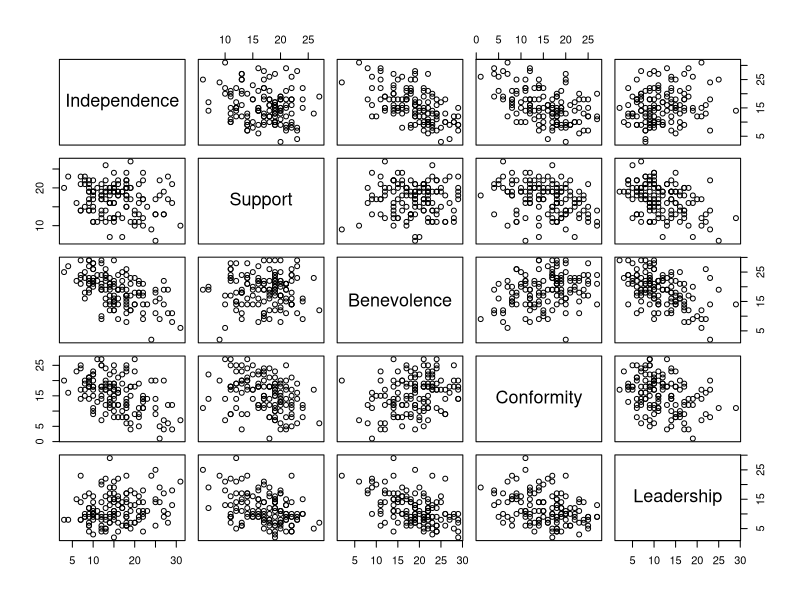
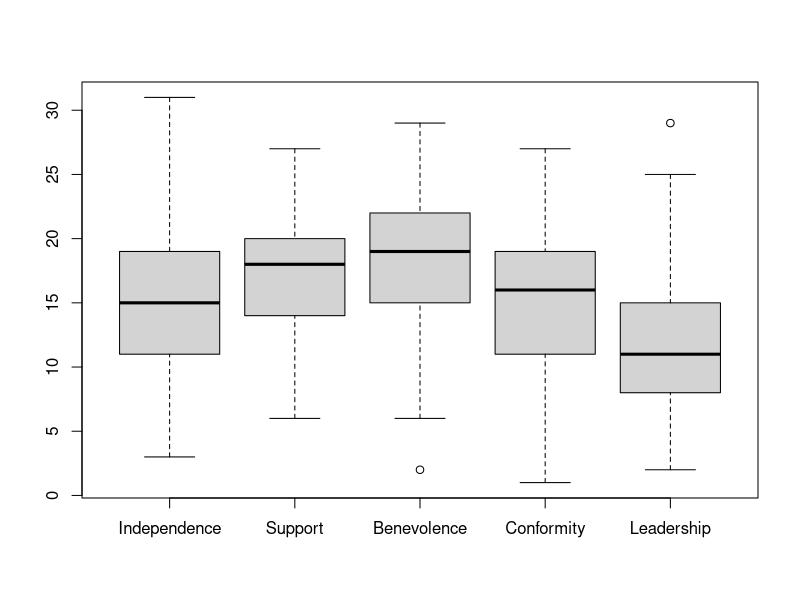
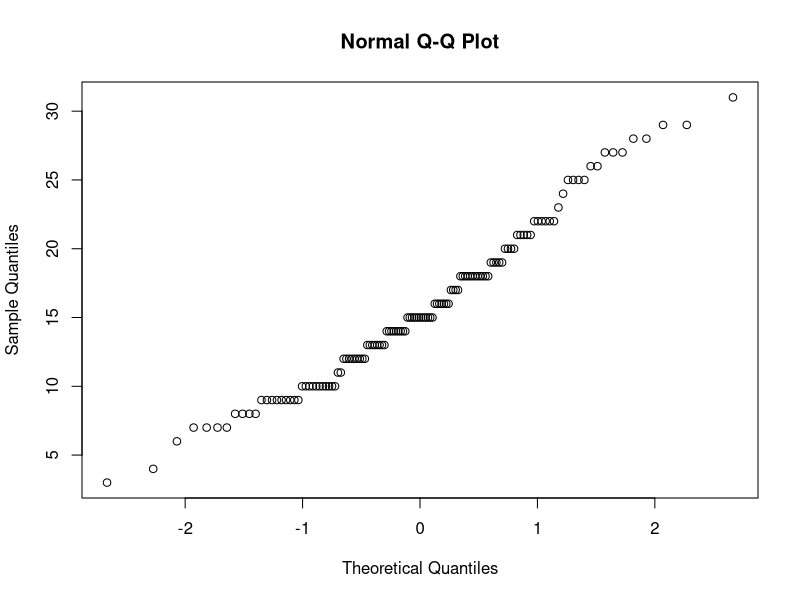
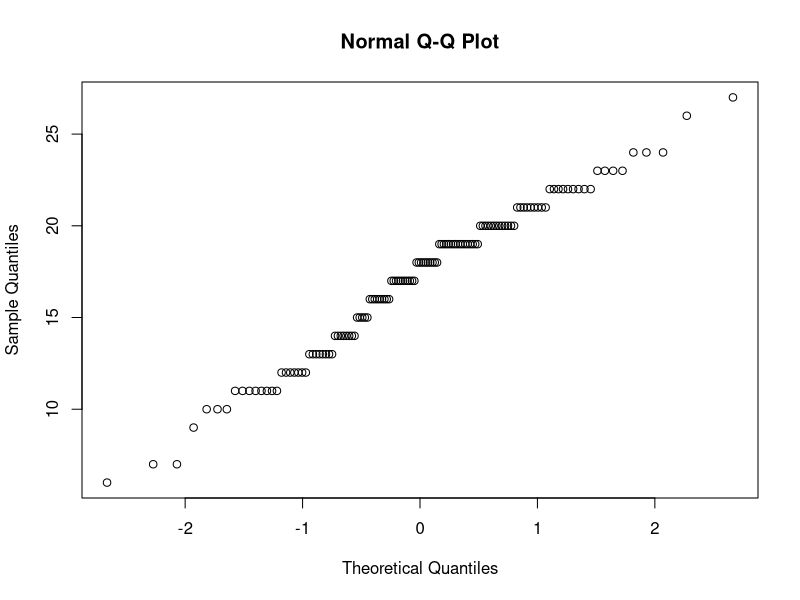
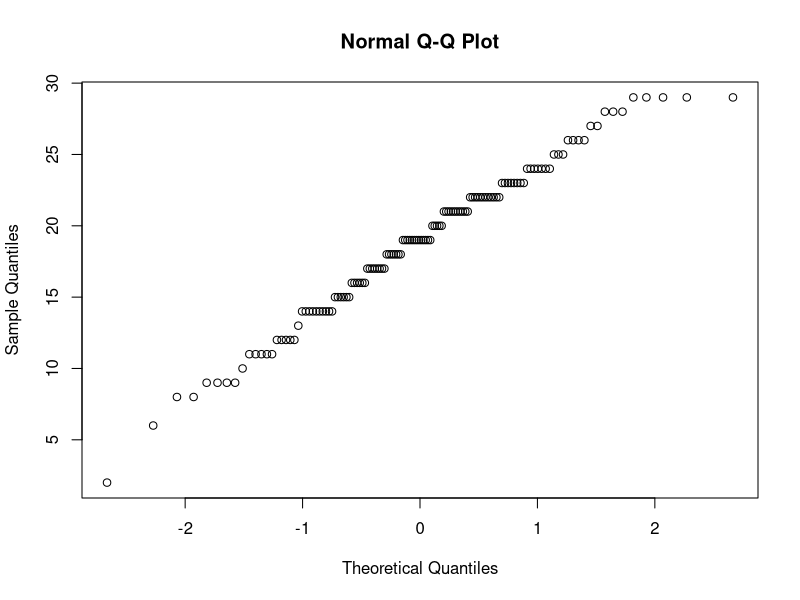
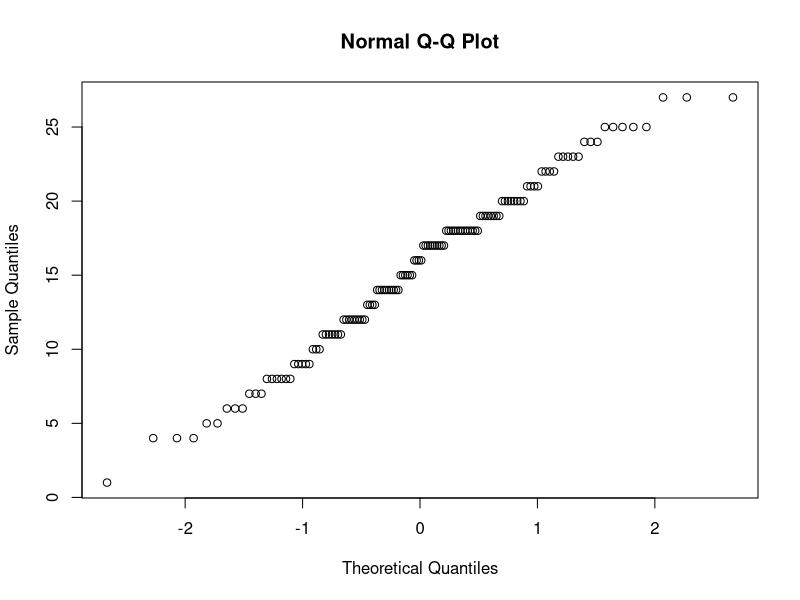
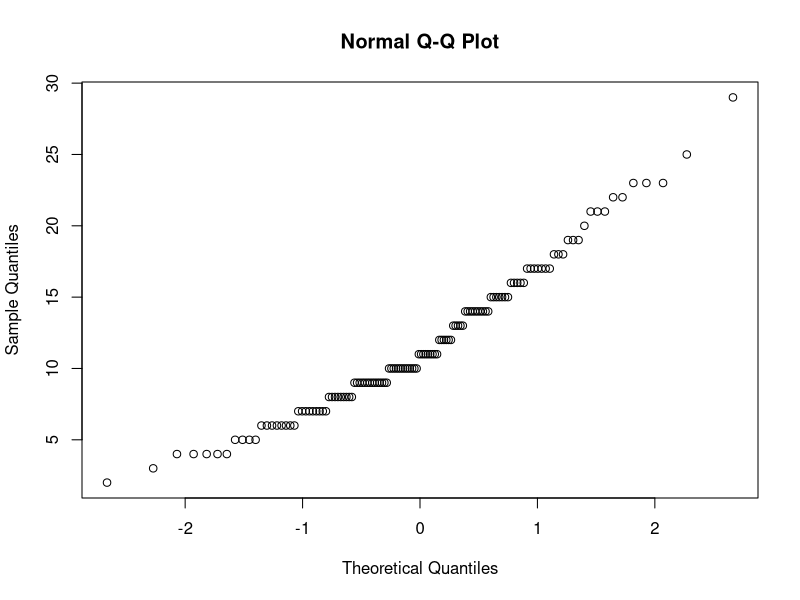
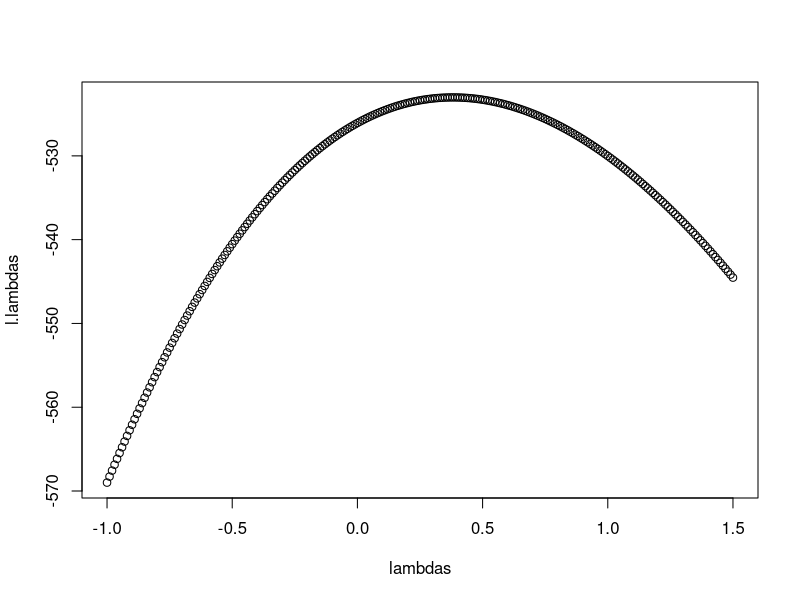

The R script that drew these images, in order: (Note: this script raises an error after producing the figures.)
#setwd("~/Desktop/PSM/Spring 2019/Multivariate-Stats/Exam 1")

### 1 ################################################################
rm(list = ls())
psych <- read.table("./data/PSYCHPROFILE.DAT")
names(psych) <- c("Independence", "Support", "Benevolence", "Conformity", "Leadership", "Gender", "Socioeconomic")
X <- psych[,1:5]
xbar <- matrix(c(sum(X[,1])/length(X[,1]),
                 sum(X[,2])/length(X[,2]),
                 sum(X[,3])/length(X[,3]),
                 sum(X[,4])/length(X[,4]),
                 sum(X[,5])/length(X[,5])), ncol = 5)
(xbar)
(S <- matrix(rep(NA,5*5),ncol=5))
for(i in 1:5){
  for(j in 1:5){
    S[i,j]=sum((X[,i]-xbar[,i])*(X[,j]-xbar[,j]))/(length(X[,1])-1)
  }
}
(S)
R <- matrix(rep(NA,5*5),ncol=5)
for(i in 1:5){
  for(j in 1:5){
    R[i,j] = S[i,j]/(sqrt(S[i,i])*sqrt(S[j,j]))
  }
}
(R)
SN=((length(X[,1])-1)/length(X[,1]))*S
(SN)
RN <- matrix(rep(NA,5*5),ncol=5)
for(i in 1:5){
  for(j in 1:5){
    RN[i,j] = SN[i,j]/(sqrt(SN[i,i])*sqrt(SN[j,j]))
  }
}
(RN)

plot(X)
boxplot(X)
png("pairs.png")
plot(X)
dev.off()
png("box.png")
boxplot(X)
dev.off()



library(ggplot2)
qqnorm(X$Independence)
png("indepqq.png")
qqnorm(X$Independence)
dev.off()
qqnorm(X$Support)
qqnorm(X$Benevolence)
qqnorm(X$Conformity)
qqnorm(X$Leadership)
png("leaderqq.png")
qqnorm(X$Leadership)
dev.off()

#xo <- sort(X$Independence)
#n <- length(xo)
#problevels <- ((1:n)-0.5)/n
#q <- qnorm(problevels)
#plot(q,xo,pch=19)
#(rind=(sum((xo-mean(xo))*(q-mean(q))))/(sqrt(sum((xo-mean(xo))**2))*sqrt(sum((q-mean(q))**2))))

rQ <- c()
for(i in 1:5){
  xo <- sort(X[,i])
  n <- length(xo)
  problevels <- ((1:n)-0.5)/n
  q <- qnorm(problevels)
  rQ[i] <- sum((xo-mean(xo))*(q-mean(q)))/(sqrt(sum((xo-mean(xo))**2))*sqrt(sum((q-mean(q))**2)))
}
(rQ)

l.lambda <- function(lambda,n,x){
  if(lambda==0){
    x.lambda <- log(x)
  }
  else {
    x.lambda <- (x^lambda - 1)/lambda
  }
  return(
    (-n/2)*log(
      sum(
        (x.lambda-mean(x.lambda))^2)
    )+
      (lambda-1)*sum(log(x)))
}

lambdas <- seq(from=-1,to=1.50,by=.01)
l.lambdas <- c()
for (i in 1:length(lambdas)){
  l.lambdas[i] <- l.lambda(lambdas[i],n,X$Leadership)
}
plot(lambdas,l.lambdas)
lambdas[which(l.lambdas==max(l.lambdas))] # this is the transformation we should use

qqnorm(X$Leadership)
qqnorm((X$Leadership^0.38 - 1)/0.38)

LeadAdj <- (X$Leadership^0.38 - 1)/0.38

xo <- sort(LeadAdj)
n <- length(xo)
problevels <- ((1:n)-0.5)/n
q <- qnorm(problevels)
sum((xo-mean(xo))*(q-mean(q)))/(sqrt(sum((xo-mean(xo))**2))*sqrt(sum((q-mean(q))**2)))

n <- length(X[,1])
(Sinv <- solve(S))
Xstar <- matrix(c(X$Independence,
                  X$Support,
                  X$Benevolence,
                  X$Conformity,
                  X$Leadership), byrow = TRUE, ncol=5)
d <- c()
for (i in 1:n){
  d[i] <- (Xstar[i,]-xbar)%*%Sinv%*%t(Xstar[i,]-xbar)
}
print(d)


chisq.quantiles <- qchisq(((1:n)-0.5)/n,df=5)
plot(y=sort(d),x=chisq.quantiles,pch=19)
png("psychchi.png")
plot(y=sort(d),x=chisq.quantiles,pch=19)
dev.off()


(cutoff=qchisq(0.50,5))
which(d<cutoff)
sum(d<cutoff)/n 

(xavg <- mean(xbar))
(Savg <- sum(S)/25)
### 2 #########################################
rm(list = ls())
sigma <- matrix(c(19254770, 9644284, 31090422,
                  9644284, 78716208, 32475410,
                  31090422, 32475410, 77679998), byrow=TRUE, ncol=3)
Astar <- matrix(c(19254770, 9644284,
                  9644284, 78716208), byrow=TRUE, ncol=2)
det(Astar)
det(sigma)
eigen(sigma)

## 3 #################################################
rm(list = ls())
A <- matrix(c(9, -2,
              -2, 6), byrow = TRUE, ncol=2)
det(A)
v <- eigen(A)
B <- v[1]$values[1]*v[2]$vectors[,1]%*%t(v[2]$vectors[,1])+v[1]$values[2]*v[2]$vectors[,2]%*%t(v[2]$vectors[,2])
A - B
## 4 #################################################
rm(list = ls())
A <- matrix(c(4, 4.001,
              4.001, 4.002), byrow=TRUE, ncol=2)
B <- matrix(c(4, 4.001,
              4.001, 4.002001), byrow=TRUE, ncol=2)
det(A)
det(B)
solve(A)
-3*solve(B)
### 5 #########################################################
rm(list = ls())
EQIDATA <- read.csv("./data/EQI_RESULTS_2013JULY22.CSV")[,1:10]
EQI <- EQIDATA[,5:10]
EQIbar <- matrix(c(sum(EQI[,1])/length(EQI[,1]),
                 sum(EQI[,2])/length(EQI[,2]),
                 sum(EQI[,3])/length(EQI[,3]),
                 sum(EQI[,4])/length(EQI[,4]),
                 sum(EQI[,5])/length(EQI[,5]),
                 sum(EQI[,6])/length(EQI[,6])), ncol = 6)
(EQIbar)
S <- matrix(rep(NA,6*6),ncol=6)
for(i in 1:6){
  for(j in 1:6){
    S[i,j]=sum((EQI[,i]-EQIbar[,i])*(EQI[,j]-EQIbar[,j]))/(length(EQI[,1])-1)
  }
}
(S)
R <- matrix(rep(NA,6*6),ncol=6)
for(i in 1:6){
  for(j in 1:6){
    R[i,j] = S[i,j]/(sqrt(S[i,i])*sqrt(S[j,j]))
  }
}
(R)
(det(S))
eigen(S)

EQIAL<-EQIDATA[EQIDATA$state=="AL",][,5:10]
EQICA<-EQIDATA[EQIDATA$state=="CA",][,5:10]
EQICT<-EQIDATA[EQIDATA$state=="CT",][,5:10]
EQIWI<-EQIDATA[EQIDATA$state=="WI",][,5:10]
dets <- c()
SAL <- matrix(rep(NA,5*5),ncol=5)
SCA <- matrix(rep(NA,5*5),ncol=5)
SCT <- matrix(rep(NA,5*5),ncol=5)
SWI <- matrix(rep(NA,5*5),ncol=5)

xALbar <- matrix(c(sum(EQIAL[,1])/length(EQIAL[,1]),
                   sum(EQIAL[,2])/length(EQIAL[,2]),
                   sum(EQIAL[,3])/length(EQIAL[,3]),
                   sum(EQIAL[,4])/length(EQIAL[,4]),
                   sum(EQIAL[,5])/length(EQIAL[,5])), ncol=5)
                   #sum(EQIAL[,6])/length(EQIAL[,6])), ncol = 6)
for(i in 1:5){
  for(j in 1:5){
    SAL[i,j]<- sum((EQIAL[,i]-xALbar[,i])*(EQIAL[,j]-xALbar[,j]))/(length(EQIAL[,1])-1)
  }
}
dets[1] <- det(SAL)

xCAbar <- matrix(c(sum(EQICA[,1])/length(EQICA[,1]),
                   sum(EQICA[,2])/length(EQICA[,2]),
                   sum(EQICA[,3])/length(EQICA[,3]),
                   sum(EQICA[,4])/length(EQICA[,4]),
                   sum(EQICA[,5])/length(EQICA[,5])), ncol=5)
                   #sum(EQICA[,6])/length(EQICA[,6])), ncol = 6)
for(i in 1:5){
  for(j in 1:5){
    SCA[i,j]<- sum((EQICA[,i]-xCAbar[,i])*(EQICA[,j]-xCAbar[,j]))/(length(EQICA[,1])-1)
  }
}
dets[2] <- det(SCA)

xCTbar <- matrix(c(sum(EQICT[,1])/length(EQICT[,1]),
                   sum(EQICT[,2])/length(EQICT[,2]),
                   sum(EQICT[,3])/length(EQICT[,3]),
                   sum(EQICT[,4])/length(EQICT[,4]),
                   sum(EQICT[,5])/length(EQICT[,5])), ncol=5)
                   #sum(EQICT[,6])/length(EQICT[,6])), ncol = 6)
for(i in 1:5){
  for(j in 1:5){
    SCT[i,j]<- sum((EQICT[,i]-xCTbar[,i])*(EQICT[,j]-xCTbar[,j]))/(length(EQICT[,1])-1)
  }
}
dets[3] <- det(SCT)

xWIbar <- matrix(c(sum(EQIWI[,1])/length(EQIWI[,1]),
                   sum(EQIWI[,2])/length(EQIWI[,2]),
                   sum(EQIWI[,3])/length(EQIWI[,3]),
                   sum(EQIWI[,4])/length(EQIWI[,4]),
                   sum(EQIWI[,5])/length(EQIWI[,5])), ncol=5)
                   #sum(EQIWI[,6])/length(EQIWI[,6])), ncol = 6)
for(i in 1:5){
  for(j in 1:5){
    SWI[i,j]<- sum((EQIWI[,i]-xWIbar[,i])*(EQIWI[,j]-xWIbar[,j]))/(length(EQIWI[,1])-1)
  }
}
dets[4] <- det(SWI)
(dets)



nevada <- EQIDATA[EQIDATA$state=="NV",]
orderedNV <- nevada[order(nevada$cat_rucc),]
condensed <- orderedNV[,c(2,5:10)]


nv <- c("Clark County", "Storey County", "Washoe County", "Carson City", "Douglas County", "Elko County", "Churchill County", "Humboldt County", "Lander County","Lyon County", "Mineral County", "Nye County", "White Pine County", "Esmeralda County", "Eureka County", "Lincoln County", "Pershing County")
f <- as.matrix(condensed[,2:7])
f <- t(f)
g <- data.frame(f)
names(g) <- nv
(C <- cor(g))
corrplot(C)
png("corr.png")
corrplot(C)
dev.off()

rQ <- c()
for(i in 1:6){
  xo <- sort(EQI[,i])
  n <- length(xo)
  problevels <- ((1:n)-0.5)/n
  q <- qnorm(problevels)
  rQ[i] <- sum((xo-mean(xo))*(q-mean(q)))/(sqrt(sum((xo-mean(xo))**2))*sqrt(sum((q-mean(q))**2)))
}
(rQ)
qqnorm(EQI$air_EQI_22July2013)
qqnorm(EQI$water_EQI_22July2013)
qqnorm(EQI$land_EQI_22July2013)
png("lowqq.png")
qqnorm(EQI$land_EQI_22July2013)
dev.off()
qqnorm(EQI$sociod_EQI_22July2013)
png("highqq.png")
qqnorm(EQI$sociod_EQI_22July2013)
dev.off()
qqnorm(EQI$built_EQI_22July2013)
qqnorm(EQI$EQI_22July2013)
cutoff <- 0.9953
which(rQ<cutoff)
